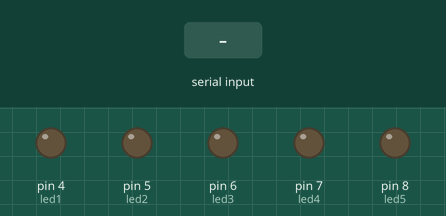
Simulated run of this sketch. Board: Arduino Uno, built with avr-gcc and run on an emulated ATmega328P. Parts: output pins drawn as LEDs (lit = HIGH). The test bench sets the inputs (shaded band).

Above: at 1.2 s.
1.3 s: "a" received over Serial
At 2.0 s:
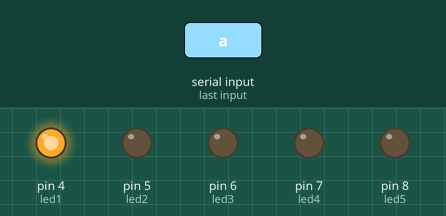
2.8 s: "b" received over Serial
At 3.1 s:
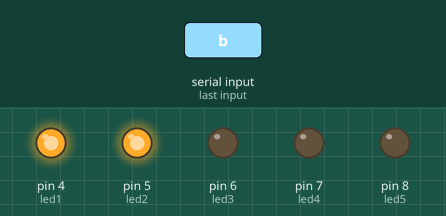
4.3 s: "c" received over Serial
At 5.5 s:
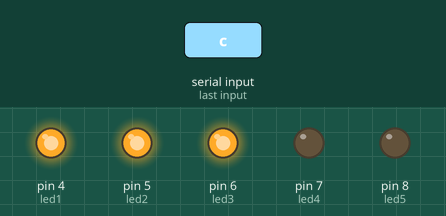
5.8 s: "d" received over Serial
At 6.6 s:
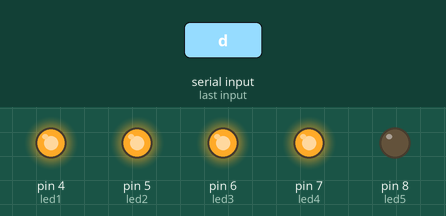
7.3 s: "e" received over Serial
At 7.8 s:
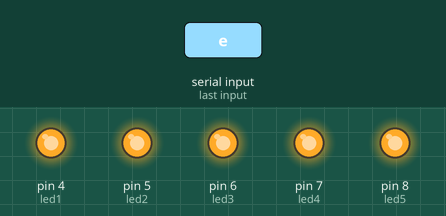
Timing chart, 0 to 9.8 s (numbered marks = the images above; inputs shaded):
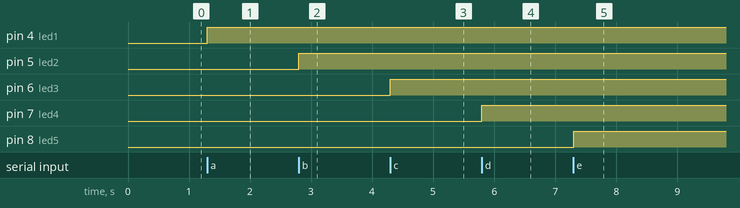

Measured:
- after the input at 1.3 s, pin 4 (led1): LOW → HIGH at once
- after the input at 2.8 s, pin 5 (led2): LOW → HIGH at once
- after the input at 4.3 s, pin 6 (led3): LOW → HIGH at once
- after the input at 5.8 s, pin 7 (led4): LOW → HIGH at once
- after the input at 7.3 s, pin 8 (led5): LOW → HIGH at once

The sketch:

arduino_code.ino
```cpp
char received;
int led1 = 4;
int led2 = 5;
int led3 = 6;
int led4 = 7;
int led5 = 8;

void setup() {
  Serial.begin(9600);
  pinMode(led1, OUTPUT);
  pinMode(led2, OUTPUT);
  pinMode(led3, OUTPUT);
  pinMode(led4, OUTPUT);
  pinMode(led5, OUTPUT);
}

void loop() {
  if (Serial.available() > 0) {
    received = Serial.read();
    if(received == 'a'){
      digitalWrite(led1, HIGH);
      digitalWrite(led2, LOW);
      digitalWrite(led3, LOW);
      digitalWrite(led4, LOW);
      digitalWrite(led5, LOW);
    }
    else if(received == 'b'){
      digitalWrite(led1, HIGH);
      digitalWrite(led2, HIGH);
      digitalWrite(led3, LOW);
      digitalWrite(led4, LOW);
      digitalWrite(led5, LOW);
    }
    else if(received == 'c'){
      digitalWrite(led1, HIGH);
      digitalWrite(led2, HIGH);
      digitalWrite(led3, HIGH);
      digitalWrite(led4, LOW);
      digitalWrite(led5, LOW);
    }
    else if(received == 'd'){
      digitalWrite(led1, HIGH);
      digitalWrite(led2, HIGH);
      digitalWrite(led3, HIGH);
      digitalWrite(led4, HIGH);
      digitalWrite(led5, LOW);
    }
    else if(received == 'e'){
      digitalWrite(led1, HIGH);
      digitalWrite(led2, HIGH);
      digitalWrite(led3, HIGH);
      digitalWrite(led4, HIGH);
      digitalWrite(led5, HIGH);
    }
    else{
      digitalWrite(led1, LOW);
      digitalWrite(led2, LOW);
      digitalWrite(led3, LOW);
      digitalWrite(led4, LOW);
      digitalWrite(led5, LOW);
    }
  }

}
```
